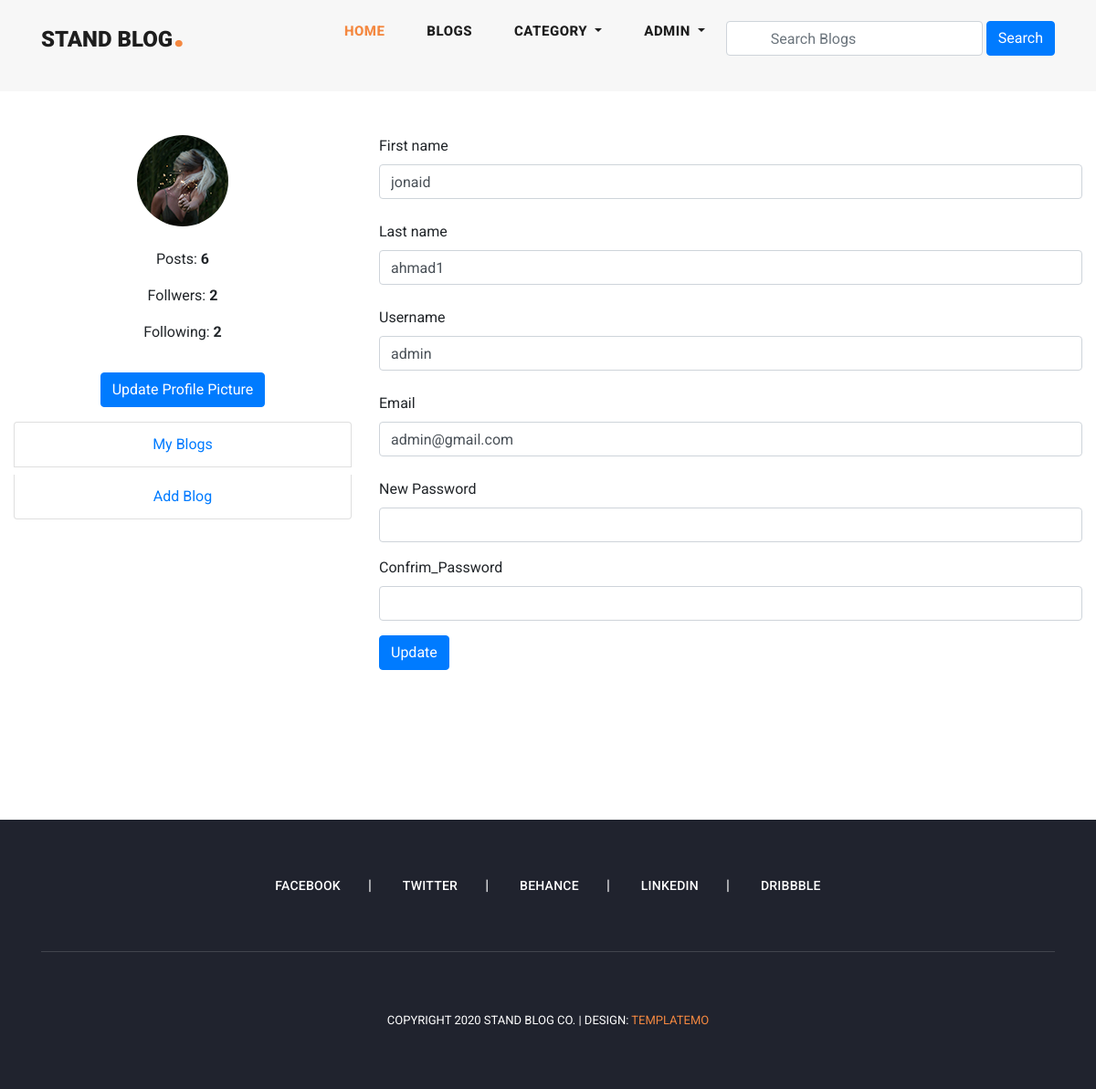
The page /profile/ (signed in) on the database as committed earlier.
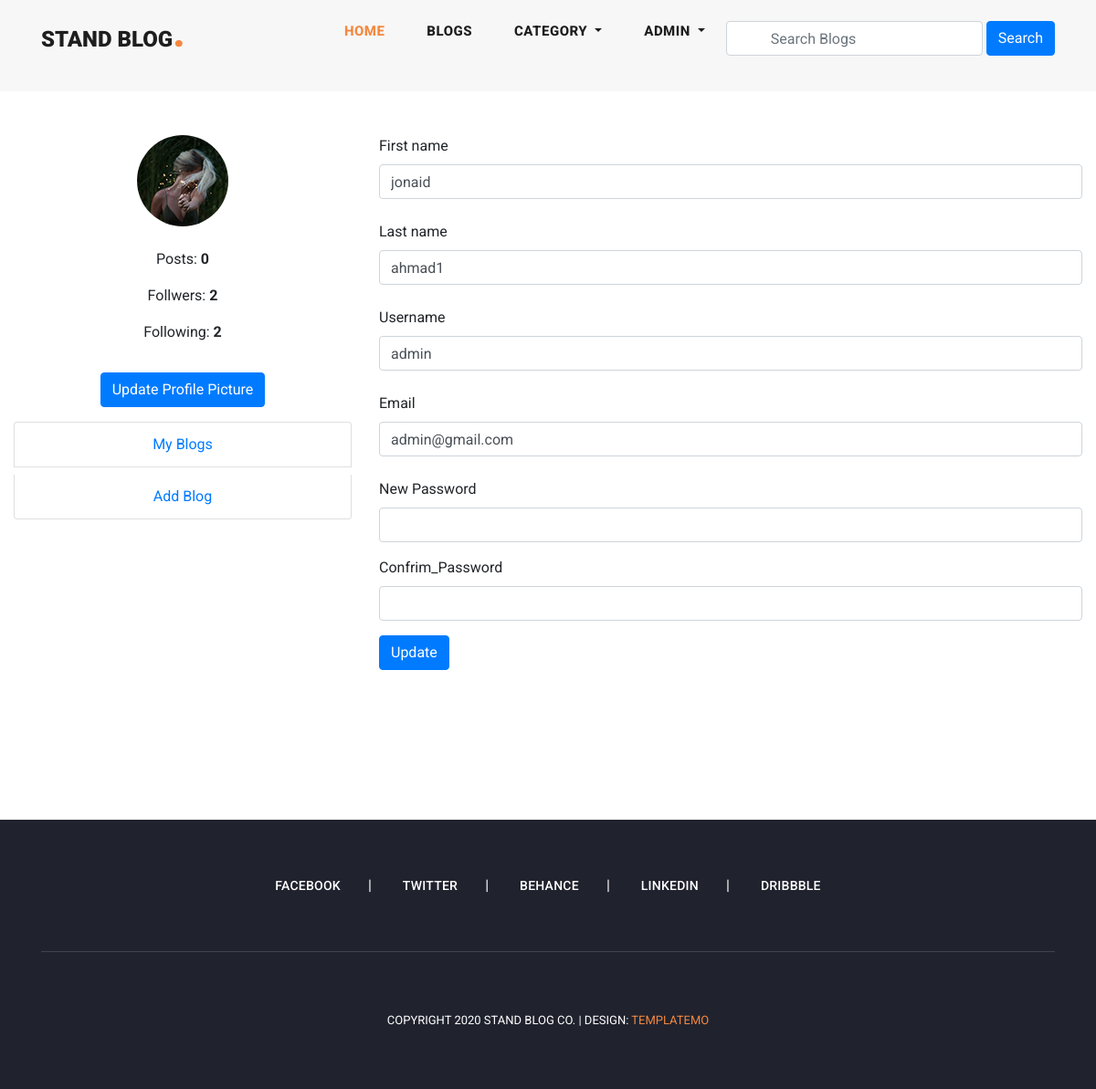
The same page on the database as committed later.
### user_profile/models.py (models this page shows, shortened)
class User(AbstractUser):
    email=models.EmailField(
        max_length=150,
        unique=True,
        error_messages={
            "unique":"The email must be uniqe"
        }
    )
    profile_image=models.ImageField(
        null=True,
        blank=True,
        upload_to='profile_image/'
    )
    followers = models.ManyToManyField('Follow')
    REQUIRED_FIELDS=["email"]
    objects= CustomeUserManagers()
    def get_profile_piture(self):
        url = ""
        try:
            url=self.profile_image.url
        except:
            url = ""
        return url

### user_profile/views.py (the view, shortened to what this page needs)
# urls.py: path('profile/',views.profile,name='profile'),
@login_required(login_url='user_profile:login')
def profile(request):
    account = get_object_or_404(User, pk=request.user.pk)
    form=UserProfileUpdateForm(instance=account)
    context={
        'account':account,
        'form':form,
    }
    return render(request,'profile.html',context)

### user_profile/forms.py (shortened to what this page needs)
class UserProfileUpdateForm (forms. ModelForm):
    def __init__(self, *args, **kwargs):
        super().__init__(*args, **kwargs)
    class Meta:
        model =User
        fields = ('first_name','last_name', 'username','email',)

### blog/context_processors.py (called while the page is built)
def get_all_category(request):
    categories=Category.objects.all()
    context={
        'categories':categories,
    }
    return context

### user_profile/context_processors.py (called while the page is built)
def user_notifications(request):
    context = {}
    if request.user.is_authenticated:
        notifications = Notification.objects.filter(
            user=request.user
        ).order_by('-created_date')
        unseen = notifications.exclude(is_seen=True)
        context['notifications'] = notifications
        context['unseen'] = unseen.count()
    return context

### templates/profile.html (shortened to what this page needs)
{% extends 'base.html' %}
{% load static %}
{% block maincontent %}
<section class="profile">
   <div class="container-fluid">
       <div class="row py-5">
           <div class="col-md-4">
               <div class="text-center">
                   <img class="rounded rounded-circle profile-picture" src="{{ request.user.get_profile_piture }}" alt="images">
                    <ul class="text-center py-3">
                        <li class="py-2">
                            <span> Posts: <strong>{{ account.user_blogs.count }}</strong></span>
                        </li>
                        <li class="py-2">
                            <span> Follwers: <strong>{{ account.user_followers.all.count }}</strong></span>
                        </li>
                        <li class="py-2">
                            <span> Following: <strong>{{ account.user_follows.all.count }}</strong></span>
                        </li>
                    </ul>
               </div>
               <div class="text-center pt-2 pb-1">
<button type="button" class="btn btn-primary" data-bs-toggle="modal" data-bs-target="#exampleModal">
    Update Profile Picture
  </button>
               </div>
               <ul class="list-group text-center mt-2 mb-5">
                   <li class="list-group-item my-1 ">
                       <a class="text-decoration-none" href="{% url 'blog:my_blogs' %}">
                           My Blogs
                       </a>
                   </li>
                   <li class="list-group-item my-1">
                    <a class="text-decoration-none" href="{% url 'blog:add_blogs' %}">
                        Add Blog
                    </a>
                </li>
               </ul>
           </div>
           <div class="col-md-8">
            <form action="{% url 'user_profile:profile' %}" method="POST" class="px4">
                <div class="form-group">
                    <label for="firstname">First name</label>
                    <input class="form-control" name="first_name" value="{{ account.first_name }}" type="text">
                    <p class="py-1 text-danger error ">{{ form.first_name.errors }}</p>
                </div>
                <div class="form-group">
                    <label for="lastname">Last name</label>
                    <input class="form-control" name="last_name" value="{{ account.last_name }}" type="text">
                    <p class="py-1 text-danger error ">{{ form.last_name.errors }}</p>
                </div>
                <div class="form-group">
                    <label for="username">Username</label>
                    <input class="form-control" name="username" value="{{ account.username }}" type="text">
                    <p class="py-1 text-danger error ">{{ form.username.errors }}</p>
                </div>
                <div class="form-group">
                    <label for="email">Email</label>
                    <input class="form-control" name="email" value="{{ account.email }}" type="email">
                    <p class="py-1 text-danger error ">{{ form.email.errors }}</p>
                </div>
                <div class="form-group">
                    <label for="new_password"> New Password</label>
                    <input class="form-control" name="new_password" value="" type="password">
                </div>
                <div class="form-group">
                    <label for="confirm_password"> Confrim_Password</label>
                    <input class="form-control" name="confirm_password" value="" type="password">
                </div>
                <div class="form-group mt-2">
                   <button class="btn btn-primary">Update</button>
                </div>
            </form>
        </div>
       </div>
   </div>
</section>
{% endblock maincontent %}

### templates/header.html (shortened to what this page needs)
{% load static %}
    <header class="">
        <nav class="navbar navbar-expand-lg">
          <div class="container">
            <a class="navbar-brand" href=""><h2>Stand Blog<em>.</em></h2></a>
            <div class="collapse navbar-collapse" id="navbarResponsive">
              <ul class="navbar-nav ml-auto">
                <li class="nav-item active">
                  <a class="nav-link" href="/">Home
                  </a>
                </li>
                <li class="nav-item">
                  <a class="nav-link" href="{% url 'blog:blog' %}">Blogs</a>
                </li>
                <li class="nav-item dropdown">
                  <a class="nav-link dropdown-toggle" href="#" id="navbarDropdown" role="button" data-toggle="dropdown" aria-haspopup="true">
                    Category
                  </a>
                </li>
                {% if request.user.is_authenticated %}
                <li class="nav-item dropdown">
                  <a class="nav-link dropdown-toggle" href="#" id="navbarDropdown" role="button" data-toggle="dropdown" aria-haspopup="true">
                    {{ request.user.username }}
                  </a>
                </li>
                {% else %}
                <li class="nav-item">
                  <a class="nav-link" href="{% url 'user_profile:login' %}">login</a>
                </li>
                {% endif %}
                <form class="form-inline d-flex flex-nowrap my-2 ml-auto search-form" action="{% url 'blog:search_blogs' %}" method="GET">
                  <input class="form-control px-5" name="search" type="text" placeholder="Search Blogs">
                  <button class="btn btn-primary ml-1">Search</button>
                </form>
              </ul>
            </div>
          </div>
        </nav>
      </header>

Rows that differ between the two databases and show on the page:
changed User "ADMIN": user_blogs.count "6" → "0"
